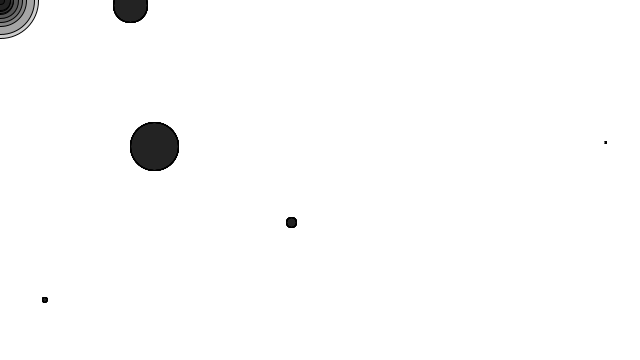
Frame 1 (no input)
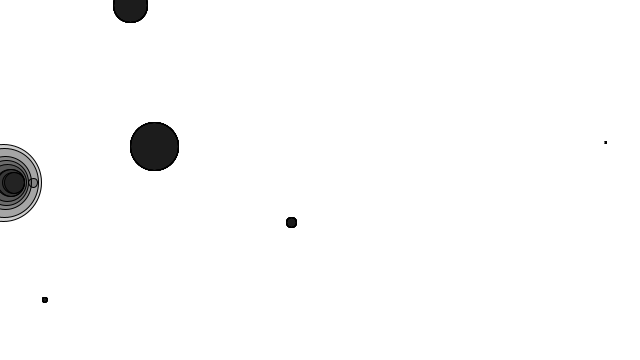
Frame 60 (the mouse pressed at the canvas centre just before this capture)
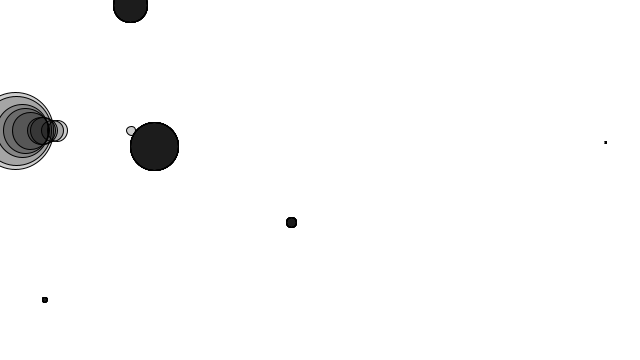
Frame 120 (the mouse held since frame 60 and released just before this capture)

The Processing sketch that drew these frames (run headless with seeded random() and noise(); from frame 60 on, the mouse is pressed at the canvas centre):

// Processing sketch: E2_4frictionpockets
// ── E2_4frictionpockets.pde
class Mover {
  
  PVector location;
  PVector velocity;
  PVector acceleration;
  PVector mouse;
  float mass;
  float topspeed;
  
  Mover(float m, float x, float y) {
    mass = m;
    location = new PVector(x, y);
    velocity = new PVector(0,0);
    acceleration = new PVector(0,0);
  }
  
  void update(){

    velocity.add(acceleration);
    location.add(velocity);
    acceleration.mult(0);

  }
  
  void display(){
    stroke(0);
    fill(0, 50);
    ellipse(location.x, location.y, mass*16, mass*16);
  }
  
  void checkEdges(){
    if (location.x < 0 || location.x > width){
      velocity.x = velocity.x * -1;
    }
    
    if (location.y < 0 || location.y > height){
      velocity.y = velocity.y * -1;
    }
  }
  
  void applyForce(PVector force){
    PVector f = force.get();
    f.div(mass);
    acceleration.add(f);
  }
}

Mover[] movers = new Mover[10];
int len = 5;
PVector[] pockets = new PVector[len];
float[] radii = new float[len];
void setup(){
  size(640, 360);
  background(255);
  for(int i = 0; i<movers.length; i++){
    movers[i] = new Mover(random(.1, 5), 0, 0);
  }
  for(int j = 0; j < pockets.length; j++){
    pockets[j] = new PVector(random(width), random(height));
    radii[j] = random(50);
  }
    
}

void draw(){
  background(255);
  for(int i = 0; i<movers.length; i++){
    for (int j = 0; j<pockets.length; j++){
      ellipse(pockets[j].x, pockets[j].y, radii[j]*2, radii[j]*2);
      float d = dist(movers[i].location.x, movers[i].location.y, pockets[j].x, pockets[j].y);
      if( d < radii[j]){
        float c = .1;
        PVector friction = movers[i].velocity.get();
        friction.normalize();
        friction.mult(-1);
        friction.mult(c);
        movers[i].applyForce(friction);
      }
    }
    PVector wind = new PVector(.01, 0);
    float m = movers[i].mass;
    PVector grav = new PVector(0, 0.1*m);

    movers[i].applyForce(wind);
    movers[i].applyForce(grav);
    movers[i].update();
    movers[i].checkEdges();
    movers[i].display();
  }

}
